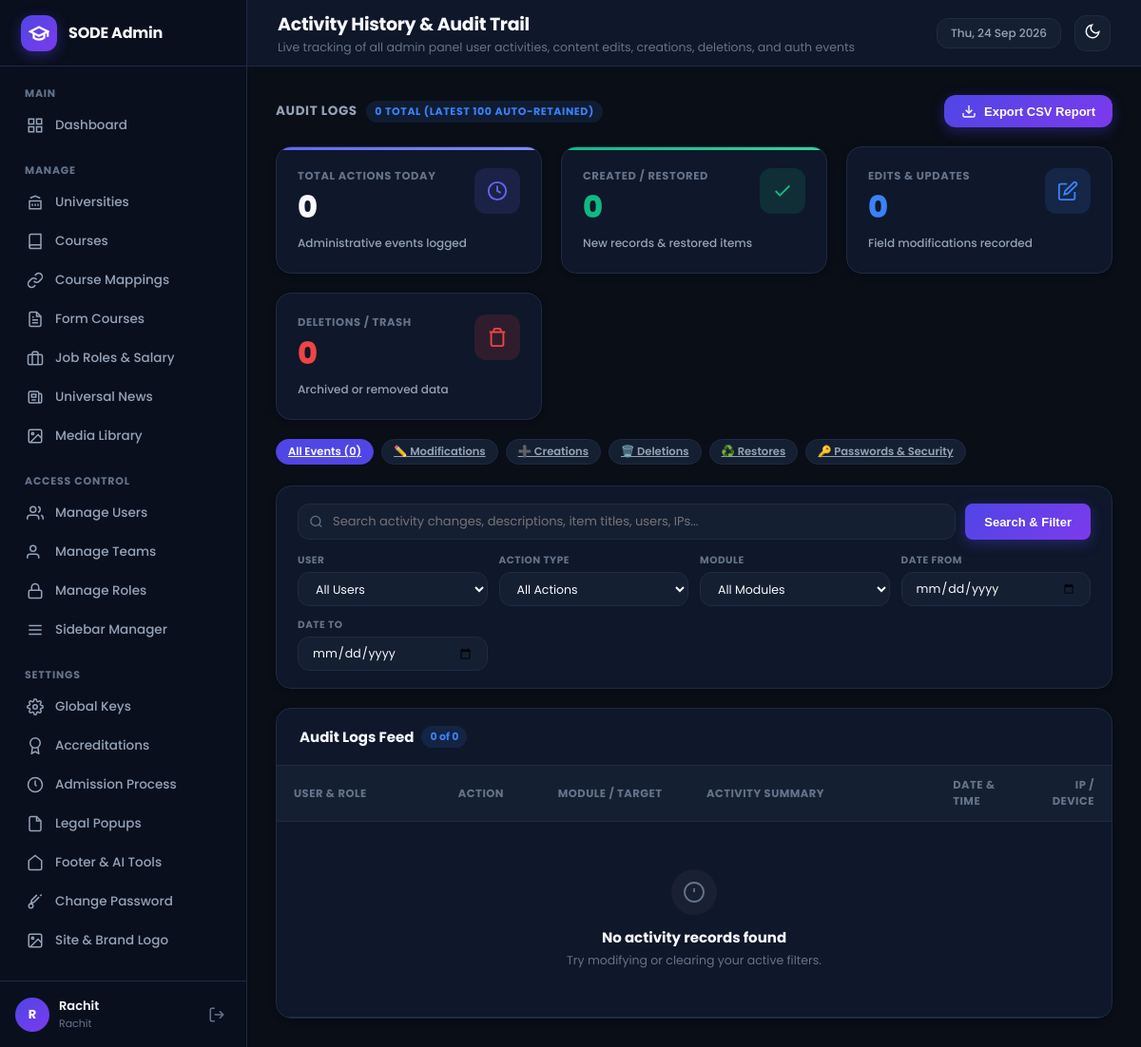
Screenshot of /admin/modules/activity_logs/index.php (signed in) with the database file from the repository.
### tables this page shows
CREATE TABLE IF NOT EXISTS `sidebar_items` (
  `id` INT UNSIGNED AUTO_INCREMENT PRIMARY KEY,
  `display_name` VARCHAR(100) NOT NULL,
  `page_route` VARCHAR(255) NOT NULL,
  `sort_order` INT DEFAULT 0,
  `active_page_key` VARCHAR(100) NOT NULL,
  `rbac_module_key` VARCHAR(100) NOT NULL,
  `menu_section` VARCHAR(100) DEFAULT 'Manage',
  `icon_svg` TEXT NULL,
  `is_superadmin_only` TINYINT(1) DEFAULT 0,
  `is_active` TINYINT(1) DEFAULT 1,
  `created_at` TIMESTAMP DEFAULT CURRENT_TIMESTAMP
);

CREATE TABLE IF NOT EXISTS `users` (
  `id` INT UNSIGNED AUTO_INCREMENT PRIMARY KEY,
  `name` VARCHAR(150) NOT NULL,
  `email` VARCHAR(191) NOT NULL UNIQUE,
  `username` VARCHAR(100) NULL UNIQUE,
  `country_code` VARCHAR(10) DEFAULT '+91',
  `phone` VARCHAR(25) NULL,
  `password_hash` VARCHAR(255) NOT NULL,
  `team_id` INT UNSIGNED NULL,
  `role_id` INT UNSIGNED NULL,
  `is_superadmin` TINYINT(1) DEFAULT 0,
  `is_active` TINYINT(1) DEFAULT 1,
  `created_at` TIMESTAMP DEFAULT CURRENT_TIMESTAMP,
  CONSTRAINT `fk_user_team` FOREIGN KEY (`team_id`) REFERENCES `teams` (`id`) ON DELETE SET NULL,
  CONSTRAINT `fk_user_role` FOREIGN KEY (`role_id`) REFERENCES `roles` (`id`) ON DELETE SET NULL
);

### admin/modules/activity_logs/index.php (the view, shortened to what the rows shown need)
<?php
$active_page_key = 'activity_logs';
$db = get_db_connection();
$all_users = $db->query("SELECT id, name, email, username FROM users ORDER BY name ASC")->fetchAll(PDO::FETCH_ASSOC);
require_once ADMIN_PATH . '/includes/header.php';
?>
<div class="admin-card card-overflow-hidden">
    <div class="table-responsive">
        <table class="admin-table">
            <thead>
                <tr>
                    <th style="width:20%;">User & Role</th>
                    <th style="width:12%;">Action</th>
                    <th style="width:18%;">Module / Target</th>
                    <th style="width:30%;">Activity Summary</th>
                    <th style="width:12%;">Date & Time</th>
                    <th style="width:8%; text-align:right;">IP / Device</th>
                </tr>
            </thead>
        </table>
    </div>
</div>
<?php
require_once ADMIN_PATH . '/includes/footer.php';
?>

### admin/includes/sidebar.php (shortened to what the rows shown need)
<?php
$current_user = get_logged_in_user();
$sidebar_items = get_user_sidebar_items();
$grouped_items = [];
foreach ($sidebar_items as $item) {
    $section = !empty($item['menu_section']) ? strtoupper($item['menu_section']) : 'MANAGE';
    $grouped_items[$section][] = $item;
}
if (empty($active_page_key)) {
    $current_script = str_replace('\\', '/', $_SERVER['SCRIPT_NAME'] ?? $_SERVER['PHP_SELF'] ?? '');
    if (preg_match('#/modules/([^/]+)/#', $current_script, $matches)) {
        $current_page_key = $matches[1];
    } elseif (strpos($current_script, 'dashboard.php') !== false) {
        $current_page_key = 'dashboard';
    } else {
        $current_page_key = '';
    }
} else {
    $current_page_key = $active_page_key;
}
?>
<aside class="app-sidebar" id="app-sidebar">
    <nav class="sidebar-nav">
        <?php foreach ($grouped_items as $section_title => $section_items): ?>
            <div class="nav-section">
                <div class="nav-section-title"><?php echo htmlspecialchars($section_title); ?></div>
                <ul class="nav-list">
                    <?php foreach ($section_items as $item):
                        $route = (strpos($item['page_route'], 'http') === 0) ? $item['page_route'] : BASE_URL . '/' . ltrim($item['page_route'], '/');
                        $is_active = ($current_page_key !== '' && $current_page_key === $item['active_page_key']);
                    ?>
                        <li class="nav-item <?php echo $is_active ? 'active' : ''; ?>">
                            <a href="<?php echo htmlspecialchars($route); ?>">
                                <?php if (!empty($item['icon_svg'])): ?>
                                    <?php echo $item['icon_svg']; ?>
                                <?php else: ?>
                                    <svg width="18" height="18" viewBox="0 0 24 24" fill="none" stroke="currentColor" stroke-width="2"><circle cx="12" cy="12" r="4"></circle></svg>
                                <?php endif; ?>
                                <span><?php echo htmlspecialchars($item['display_name']); ?></span>
                            </a>
                        </li>
                    <?php endforeach; ?>
                </ul>
            </div>
        <?php endforeach; ?>
    </nav>
    <div class="sidebar-user-footer">
        <div class="user-info-wrap">
            <div class="user-avatar">
                <?php echo htmlspecialchars(get_user_initials($current_user['name'])); ?>
            </div>
            <div class="user-details">
                <span class="user-name"><?php echo htmlspecialchars($current_user['name']); ?></span>
                <span class="user-role-badge"><?php echo htmlspecialchars($current_user['role_name']); ?></span>
            </div>
        </div>
    </div>
</aside>

### rows the page displays
sidebar_items: display_name "Dashboard"
sidebar_items: display_name "Universities"
sidebar_items: display_name "Courses"
sidebar_items: display_name "Course Mappings"
sidebar_items: display_name "Form Courses"
sidebar_items: display_name "Job Roles & Salary"
sidebar_items: display_name "Universal News"
sidebar_items: display_name "Media Library"
sidebar_items: display_name "Manage Users"
sidebar_items: display_name "Manage Teams"
sidebar_items: display_name "Manage Roles"
sidebar_items: display_name "Sidebar Manager"
sidebar_items: display_name "Global Keys"
sidebar_items: display_name "Accreditations"
sidebar_items: display_name "Admission Process"
sidebar_items: display_name "Legal Popups"
sidebar_items: display_name "Footer & AI Tools"
sidebar_items: display_name "Change Password"
sidebar_items: display_name "Site & Brand Logo"
users: name "R", name "Rachit"

### other values shown
APP_NAME "SODE Admin"
$section_title "MAIN"
$section_title "MANAGE"
$section_title "ACCESS CONTROL"
$section_title "SETTINGS"
$page_title "Activity History & Audit Trail"
$page_subtitle "Live tracking of all admin panel user activities, content edits, creations, deletions, and auth events"
$total_all_logs "0"
$today_logs "0"
$today_creates "0"
$today_updates "0"
$today_deletes "0"
min($total_records, count($logs)) "0"
$total_records "0"
